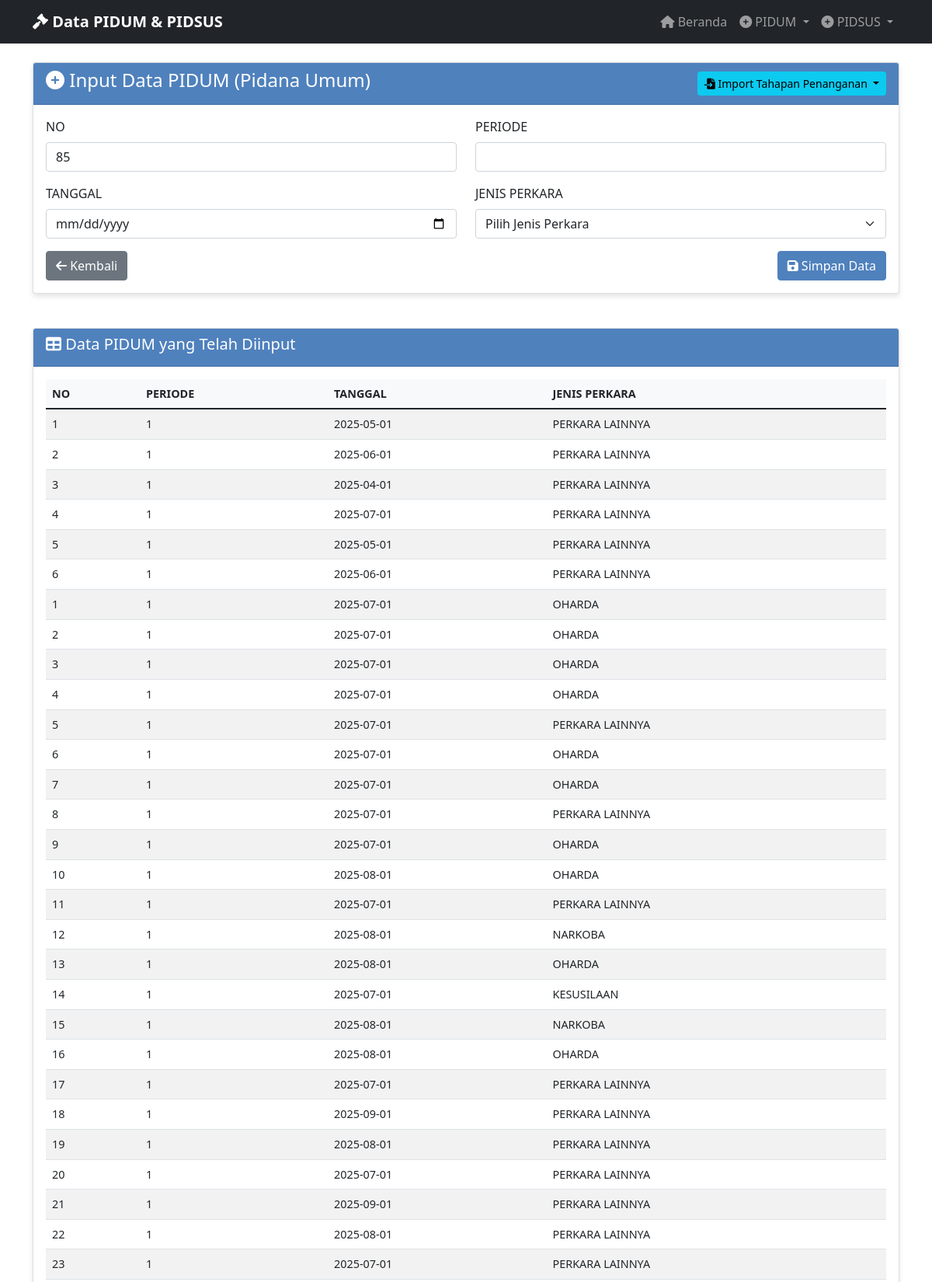
Page /manual_input_pidum (upper part) on the committed database.
### tables this page shows
CREATE TABLE "pidum_data" (
                id INTEGER PRIMARY KEY AUTOINCREMENT,
                no TEXT NOT NULL,
                periode TEXT NOT NULL,
                tanggal TEXT NOT NULL,
                jenis_perkara TEXT NOT NULL,
                tahapan_penanganan TEXT NOT NULL,
                keterangan TEXT NOT NULL,
                created_at TIMESTAMP DEFAULT CURRENT_TIMESTAMP
            );

### app_with_db.py (the view, shortened to what this page needs)
@app.route('/manual_input_pidum', methods=['GET', 'POST'])
def manual_input_pidum():
    data = get_pidum_data_for_export()
    return render_template('input_pidum.html', data=data)

### database.py (called while the page is built)
@contextmanager
def get_db_connection():
    conn = sqlite3.connect(DATABASE_PATH)
    conn.row_factory = sqlite3.Row
    try:
        yield conn
    finally:
        conn.close()

def get_all_pidum_data():
    with get_db_connection() as conn:
        cursor = conn.cursor()
        cursor.execute('SELECT * FROM pidum_data ORDER BY created_at DESC')
        rows = cursor.fetchall()
        return [dict(row) for row in rows]

def get_pidum_data_for_export():
    data = get_all_pidum_data()
    export_data = []
    for row in data:
        export_data.append({
            'NO': row['no'],
            'PERIODE': row['periode'],
            'TANGGAL': row['tanggal'],
            'JENIS PERKARA': row['jenis_perkara'],
            'TAHAPAN PENANGANAN': row['tahapan_penanganan'],
            'KETERANGAN': row['keterangan']
        })
    return export_data

### templates/input_pidum.html (shortened to what this page needs)
{% extends "base.html" %}
{% block content %}
<div class="row">
    <div class="col-md-12">
        <div class="card">
            <div class="card-header d-flex justify-content-between align-items-center">
                <h4><i class="fas fa-plus-circle"></i> Input Data PIDUM (Pidana Umum)</h4>
                <div class="btn-group">
                    <button type="button" class="btn btn-info btn-sm dropdown-toggle" data-bs-toggle="dropdown" aria-expanded="false">
                        <i class="fas fa-file-import"></i> Import Tahapan Penanganan
                    </button>
                </div>
            </div>
            <div class="card-body">
                <form method="POST" action="{{ url_for('input_pidum') }}">
                    <div class="row">
                        <div class="col-md-6">
                            <div class="mb-3">
                                <label for="no" class="form-label">NO</label>
                                <input type="number" class="form-control" id="no" name="no" required>
                            </div>
                        </div>
                        <div class="col-md-6">
                            <div class="mb-3">
                                <label for="periode" class="form-label">PERIODE</label>
                                <input type="text" class="form-control" id="periode" name="periode" required>
                            </div>
                        </div>
                    </div>
                    <div class="row">
                        <div class="col-md-6">
                            <div class="mb-3">
                                <label for="tanggal" class="form-label">TANGGAL</label>
                                <input type="date" class="form-control" id="tanggal" name="tanggal" required>
                            </div>
                        </div>
                        <div class="col-md-6">
                            <div class="mb-3">
                                <label for="jenis_perkara" class="form-label">JENIS PERKARA</label>
                                <select class="form-select" id="jenis_perkara" name="jenis_perkara" required>
                                    <option value="">Pilih Jenis Perkara</option>
                                </select>
                            </div>
                        </div>
                    </div>
                    <div class="d-flex justify-content-between">
                        <a href="{{ url_for('index') }}" class="btn btn-secondary">
                            <i class="fas fa-arrow-left"></i> Kembali
                        </a>
                        <button type="submit" class="btn btn-primary">
                            <i class="fas fa-save"></i> Simpan Data
                        </button>
                    </div>
                </form>
            </div>
        </div>
    </div>
</div>
{% if data %}
<div class="row mt-4">
    <div class="col-md-12">
        <div class="card">
            <div class="card-header">
                <h5><i class="fas fa-table"></i> Data PIDUM yang Telah Diinput</h5>
            </div>
            <div class="card-body">
                <div class="table-responsive">
                    <table class="table table-striped table-hover">
                        <thead>
                            <tr>
                                <th>NO</th>
                                <th>PERIODE</th>
                                <th>TANGGAL</th>
                                <th>JENIS PERKARA</th>
                            </tr>
                        </thead>
                        <tbody>
                            {% for item in data %}
                            <tr>
                                <td>{{ item.NO }}</td>
                                <td>{{ item.PERIODE }}</td>
                                <td>{{ item.TANGGAL }}</td>
                                <td>{{ item['JENIS PERKARA'] }}</td>
                            </tr>
                            {% endfor %}
                        </tbody>
                    </table>
                </div>
            </div>
        </div>
    </div>
</div>
{% endif %}
{% endblock %}

### templates/base.html (style rules this page uses)
.card { box-shadow: 0 4px 6px rgba(0, 0, 0, 0.1); margin-bottom: 20px; }
.card-header { background-color: #4F81BD; color: white; font-weight: bold; }
.btn-primary { background-color: #4F81BD; border-color: #4F81BD; }
.table { font-size: 0.9rem; }
.table th { background-color: #f8f9fa; font-weight: bold; }

### rows in the picture
pidum_data: NO "1", PERIODE "1", TANGGAL "2025-05-01", jenis_perkara "PERKARA LAINNYA"
pidum_data: NO "2", PERIODE "1", TANGGAL "2025-06-01", jenis_perkara "PERKARA LAINNYA"
pidum_data: NO "3", PERIODE "1", TANGGAL "2025-04-01", jenis_perkara "PERKARA LAINNYA"
pidum_data: NO "4", PERIODE "1", TANGGAL "2025-07-01", jenis_perkara "PERKARA LAINNYA"
pidum_data: NO "5", PERIODE "1", TANGGAL "2025-05-01", jenis_perkara "PERKARA LAINNYA"
pidum_data: NO "6", PERIODE "1", TANGGAL "2025-06-01", jenis_perkara "PERKARA LAINNYA"
pidum_data: NO "1", PERIODE "1", TANGGAL "2025-07-01", jenis_perkara "OHARDA"
pidum_data: NO "2", PERIODE "1", TANGGAL "2025-07-01", jenis_perkara "OHARDA"
pidum_data: NO "3", PERIODE "1", TANGGAL "2025-07-01", jenis_perkara "OHARDA"
pidum_data: NO "4", PERIODE "1", TANGGAL "2025-07-01", jenis_perkara "OHARDA"
pidum_data: NO "5", PERIODE "1", TANGGAL "2025-07-01", jenis_perkara "PERKARA LAINNYA"
pidum_data: NO "6", PERIODE "1", TANGGAL "2025-07-01", jenis_perkara "OHARDA"
pidum_data: NO "7", PERIODE "1", TANGGAL "2025-07-01", jenis_perkara "OHARDA"
pidum_data: NO "8", PERIODE "1", TANGGAL "2025-07-01", jenis_perkara "PERKARA LAINNYA"
pidum_data: NO "9", PERIODE "1", TANGGAL "2025-07-01", jenis_perkara "OHARDA"
pidum_data: NO "10", PERIODE "1", TANGGAL "2025-08-01", jenis_perkara "OHARDA"
pidum_data: NO "11", PERIODE "1", TANGGAL "2025-07-01", jenis_perkara "PERKARA LAINNYA"
pidum_data: NO "12", PERIODE "1", TANGGAL "2025-08-01", jenis_perkara "NARKOBA"
pidum_data: NO "13", PERIODE "1", TANGGAL "2025-08-01", jenis_perkara "OHARDA"
pidum_data: NO "14", PERIODE "1", TANGGAL "2025-07-01", jenis_perkara "KESUSILAAN"
pidum_data: NO "15", PERIODE "1", TANGGAL "2025-08-01", jenis_perkara "NARKOBA"
pidum_data: NO "16", PERIODE "1", TANGGAL "2025-08-01", jenis_perkara "OHARDA"
pidum_data: NO "17", PERIODE "1", TANGGAL "2025-07-01", jenis_perkara "PERKARA LAINNYA"
pidum_data: NO "18", PERIODE "1", TANGGAL "2025-09-01", jenis_perkara "PERKARA LAINNYA"
pidum_data: NO "19", PERIODE "1", TANGGAL "2025-08-01", jenis_perkara "PERKARA LAINNYA"
pidum_data: NO "20", PERIODE "1", TANGGAL "2025-07-01", jenis_perkara "PERKARA LAINNYA"
pidum_data: NO "21", PERIODE "1", TANGGAL "2025-09-01", jenis_perkara "PERKARA LAINNYA"
pidum_data: NO "22", PERIODE "1", TANGGAL "2025-08-01", jenis_perkara "PERKARA LAINNYA"
pidum_data: NO "23", PERIODE "1", TANGGAL "2025-07-01", jenis_perkara "PERKARA LAINNYA"
